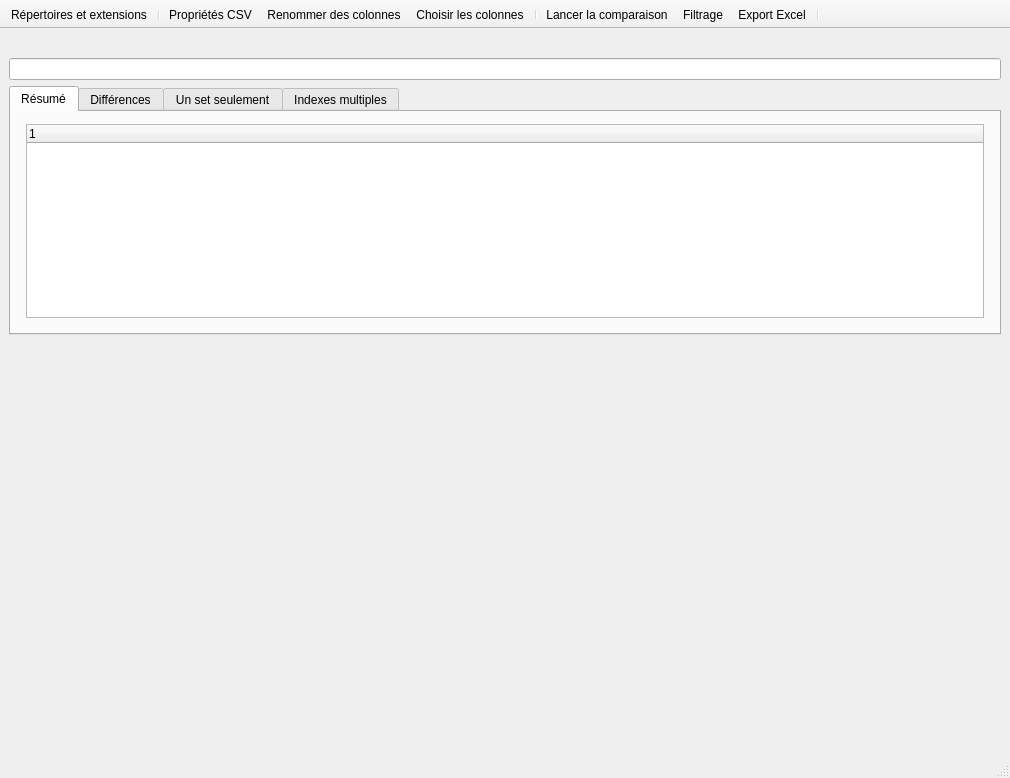
<?xml version="1.0" encoding="UTF-8"?>
<ui version="4.0">
 <class>MainWindow</class>
 <widget class="QMainWindow" name="MainWindow">
  <property name="geometry">
   <rect>
    <x>0</x>
    <y>0</y>
    <width>1010</width>
    <height>778</height>
   </rect>
  </property>
  <property name="windowTitle">
   <string>Bulkompare</string>
  </property>
  <widget class="QWidget" name="centralwidget">
   <layout class="QVBoxLayout" name="verticalLayout">
    <item>
     <widget class="QLabel" name="infoLbl">
      <property name="styleSheet">
       <string notr="true"/>
      </property>
      <property name="text">
       <string/>
      </property>
     </widget>
    </item>
    <item>
     <widget class="QLineEdit" name="filterLe"/>
    </item>
    <item>
     <widget class="QTabWidget" name="tabWidget">
      <property name="currentIndex">
       <number>0</number>
      </property>
      <widget class="QWidget" name="summaryTab">
       <attribute name="title">
        <string>Résumé</string>
       </attribute>
       <layout class="QVBoxLayout" name="verticalLayout_5" stretch="0">
        <property name="spacing">
         <number>20</number>
        </property>
        <property name="sizeConstraint">
         <enum>QLayout::SetDefaultConstraint</enum>
        </property>
        <property name="leftMargin">
         <number>15</number>
        </property>
        <property name="topMargin">
         <number>12</number>
        </property>
        <property name="rightMargin">
         <number>15</number>
        </property>
        <property name="bottomMargin">
         <number>15</number>
        </property>
        <item>
         <widget class="QTreeWidget" name="summaryTw">
          <column>
           <property name="text">
            <string notr="true">1</string>
           </property>
          </column>
         </widget>
        </item>
       </layout>
      </widget>
      <widget class="QWidget" name="differencesTab">
       <attribute name="title">
        <string>Différences</string>
       </attribute>
       <layout class="QVBoxLayout" name="verticalLayout_2">
        <property name="leftMargin">
         <number>15</number>
        </property>
        <property name="rightMargin">
         <number>15</number>
        </property>
        <property name="bottomMargin">
         <number>15</number>
        </property>
        <item>
         <widget class="QTreeWidget" name="differencesTw">
          <column>
           <property name="text">
            <string notr="true">1</string>
           </property>
          </column>
         </widget>
        </item>
       </layout>
      </widget>
      <widget class="QWidget" name="inOneTab">
       <attribute name="title">
        <string>Un set seulement</string>
       </attribute>
       <layout class="QVBoxLayout" name="verticalLayout_3">
        <property name="leftMargin">
         <number>15</number>
        </property>
        <property name="rightMargin">
         <number>15</number>
        </property>
        <property name="bottomMargin">
         <number>15</number>
        </property>
        <item>
         <widget class="QTreeWidget" name="inOneTw">
          <column>
           <property name="text">
            <string notr="true">1</string>
           </property>
          </column>
         </widget>
        </item>
       </layout>
      </widget>
      <widget class="QWidget" name="notComparedTab">
       <attribute name="title">
        <string>Indexes multiples</string>
       </attribute>
       <layout class="QVBoxLayout" name="verticalLayout_4">
        <property name="leftMargin">
         <number>15</number>
        </property>
        <property name="rightMargin">
         <number>15</number>
        </property>
        <property name="bottomMargin">
         <number>15</number>
        </property>
        <item>
         <widget class="QTreeWidget" name="notComparedTw">
          <column>
           <property name="text">
            <string notr="true">1</string>
           </property>
          </column>
         </widget>
        </item>
       </layout>
      </widget>
     </widget>
    </item>
    <item alignment="Qt::AlignHCenter|Qt::AlignVCenter">
     <widget class="QWidget" name="logoWidget" native="true">
      <property name="sizePolicy">
       <sizepolicy hsizetype="Preferred" vsizetype="Preferred">
        <horstretch>0</horstretch>
        <verstretch>1</verstretch>
       </sizepolicy>
      </property>
      <property name="minimumSize">
       <size>
        <width>100</width>
        <height>100</height>
       </size>
      </property>
      <property name="maximumSize">
       <size>
        <width>500</width>
        <height>500</height>
       </size>
      </property>
      <property name="autoFillBackground">
       <bool>false</bool>
      </property>
      <property name="styleSheet">
       <string notr="true"/>
      </property>
      <layout class="QVBoxLayout" name="logoWidgetLayout">
       <property name="topMargin">
        <number>12</number>
       </property>
       <item>
        <widget class="QWidget" name="widget_2" native="true"/>
       </item>
      </layout>
     </widget>
    </item>
   </layout>
  </widget>
  <widget class="QStatusBar" name="statusBar"/>
  <widget class="QToolBar" name="toolBar">
   <property name="contextMenuPolicy">
    <enum>Qt::PreventContextMenu</enum>
   </property>
   <property name="windowTitle">
    <string>toolBar</string>
   </property>
   <property name="movable">
    <bool>false</bool>
   </property>
   <property name="allowedAreas">
    <set>Qt::NoToolBarArea</set>
   </property>
   <property name="iconSize">
    <size>
     <width>15</width>
     <height>15</height>
    </size>
   </property>
   <property name="toolButtonStyle">
    <enum>Qt::ToolButtonTextUnderIcon</enum>
   </property>
   <property name="floatable">
    <bool>false</bool>
   </property>
   <attribute name="toolBarArea">
    <enum>TopToolBarArea</enum>
   </attribute>
   <attribute name="toolBarBreak">
    <bool>false</bool>
   </attribute>
   <addaction name="actionSelectDirs"/>
   <addaction name="separator"/>
   <addaction name="actionSelectProperties"/>
   <addaction name="actionSelectMapping"/>
   <addaction name="actionSelectColumns"/>
   <addaction name="separator"/>
   <addaction name="actionCompare"/>
   <addaction name="actionToggleFilter"/>
   <addaction name="actionExportExcel"/>
   <addaction name="separator"/>
  </widget>
  <action name="actionSelectDirs">
   <property name="text">
    <string>Répertoires et extensions</string>
   </property>
  </action>
  <action name="actionSelectProperties">
   <property name="text">
    <string>Propriétés CSV</string>
   </property>
   <property name="toolTip">
    <string>Propriétés CSV</string>
   </property>
  </action>
  <action name="actionSelectMapping">
   <property name="text">
    <string>Renommer des colonnes</string>
   </property>
  </action>
  <action name="actionSelectColumns">
   <property name="text">
    <string>Choisir les colonnes</string>
   </property>
  </action>
  <action name="actionCompare">
   <property name="text">
    <string>Lancer la comparaison</string>
   </property>
  </action>
  <action name="actionToggleFilter">
   <property name="text">
    <string>Filtrage</string>
   </property>
  </action>
  <action name="actionExportExcel">
   <property name="text">
    <string>Export Excel</string>
   </property>
  </action>
 </widget>
 <resources/>
 <connections/>
</ui>
